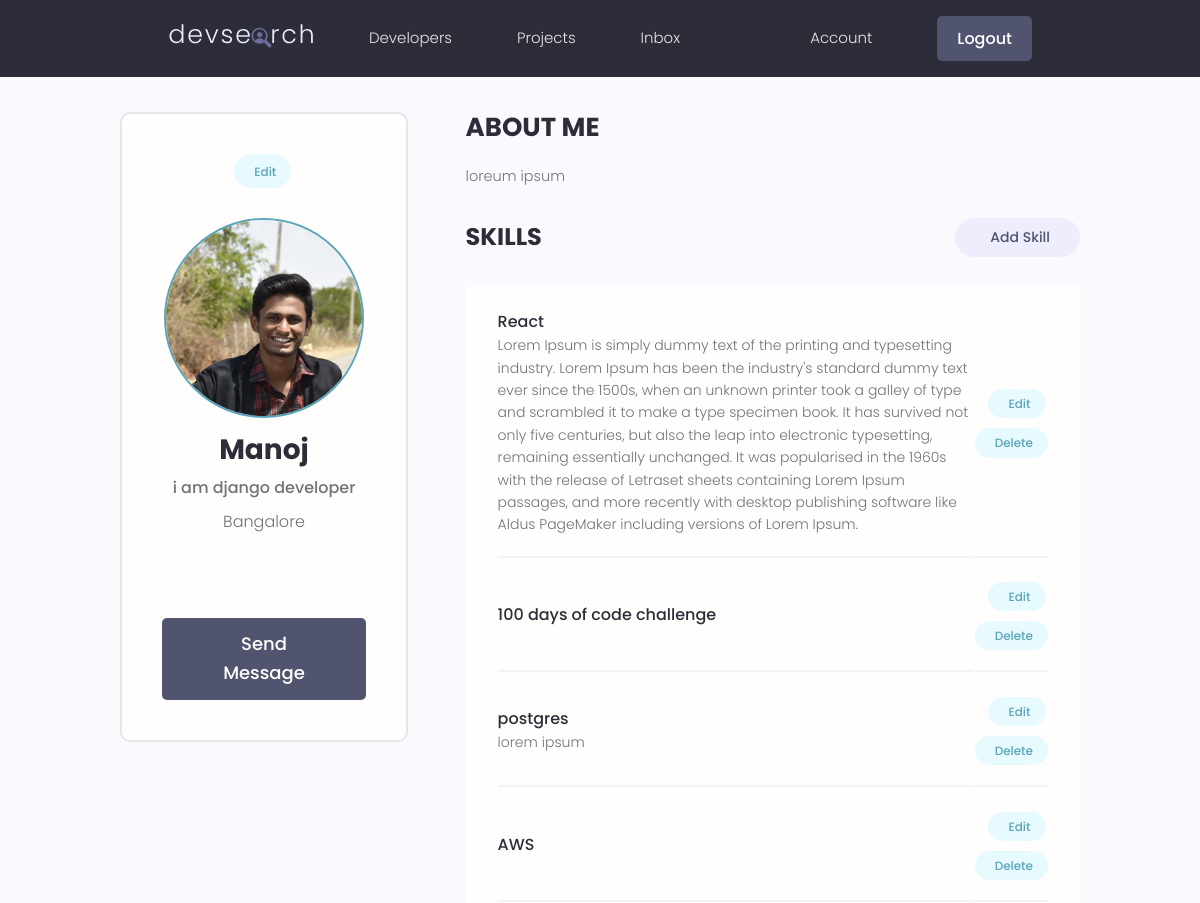
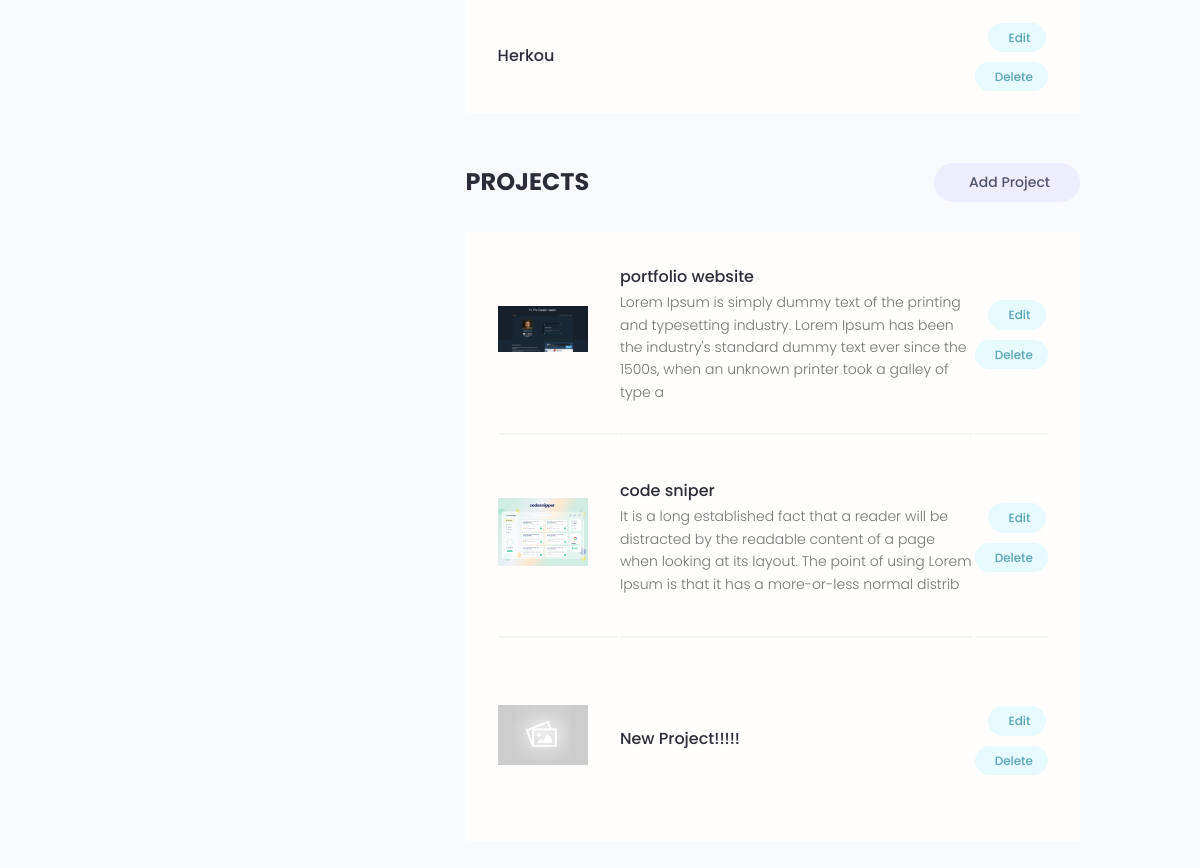
/accounts/ (signed in), run on the app's committed database (2 pictures, top to bottom).
### user/models.py (models this page shows, shortened)
class Profile(models.Model):
    user = models.OneToOneField(User, on_delete=models.CASCADE,null =True,blank=True)
    name = models.CharField(max_length=200, null=True,blank=True)
    username = models.CharField(max_length=200, null=True,blank=True)
    location = models.CharField(max_length=200, null=True,blank=True)
    email = models.EmailField(max_length=200,null=True,blank=True)
    short_intro = models.CharField(max_length=200, null=True,blank=True)
    bio = models.TextField(blank=True,null=True)
    profile_image = models.ImageField(null = True, blank= True, upload_to='profiles/',default='profiles/user-default.png')
    social_github = models.CharField(max_length=200, null=True,blank=True)
    social_twitter = models.CharField(max_length=200, null=True,blank=True)
    social_linkedin = models.CharField(max_length=200, null=True,blank=True)
    social_facebook = models.CharField(max_length=200, null=True,blank=True)
    social_youtube = models.CharField(max_length=200, null=True,blank=True)
    social_website = models.CharField(max_length=200, null=True,blank=True)
    created = models.DateField(auto_now_add=True)
    id = models.UUIDField(default = uuid.uuid4, unique=True, primary_key=True, editable=False)

class Skill(models.Model):
    owner = models.ForeignKey(Profile, on_delete=models.CASCADE,null=True,blank=True)
    name = models.CharField(max_length=200, null=True,blank=True)
    descripition = models.TextField(blank=True,null=True)
    created = models.DateField(auto_now_add=True)
    id = models.UUIDField(default = uuid.uuid4, unique=True, primary_key=True, editable=False)
    def __str__(self):
        return self.name

### projects/models.py (models this page shows, shortened)
class Project(models.Model):
    owner = models.ForeignKey(Profile,null=True,blank=True, on_delete=models.SET_NULL)
    title = models.CharField(max_length=200)
    descripition = models.TextField(null=True, blank=True)
    featured_image = models.ImageField(null=True,blank=True,default="default.jpg")
    demo_link = models.CharField(max_length=200, null=True, blank=True)
    source_link = models.CharField(max_length=200, null=True, blank=True)
    tags = models.ManyToManyField('Tag', blank=True)
    vote_total = models.IntegerField(default=0,null=True,blank=True)
    vote_ratio = models.IntegerField(default=0,null=True,blank=True)
    created = models.DateField(auto_now_add=True)
    id = models.UUIDField(default = uuid.uuid4, unique=True, primary_key=True, editable=False)

### user/views.py (the view)
# urls.py: path('accounts/', views.userAccount, name="account"),
@login_required(login_url='login')
def userAccount(request):
    profile = request.user.profile
    skills = profile.skill_set.all()
    projects = profile.project_set.all()
    context = {'profile':profile,'skills':skills,'projects': projects}
    return render(request, 'users/account.html',context)

### user/templates/users/account.html (shortened to what this page needs)
{% extends 'main.html' %}
{% load static %}
{% block content %}
  <main class="settingsPage profile my-md">
    <div class="container">
      <div class="layout">
        <div class="column column--1of3">
          <div class="card text-center">
            <div class="card__body dev">
              <a class="tag tag--pill tag--main settings__btn" href="{% url 'edit-account' %}"> Edit</a>
              <img class="avatar avatar--xl dev__avatar" src="{{profile.profile_image.url}}" />
              <h2 class="dev__name">{{profile.name}}</h2>
              <p class="dev__title">{{profile.short_intro}}</p>
              <p class="dev__location">{{profile.location}}</p>
              <ul class="dev__social">
              </ul>
              <a href="#" class="btn btn--sub btn--lg">Send Message </a>
            </div>
          </div>
        </div>
        <div class="column column--2of3">
          <div class="devInfo">
            <h3 class="devInfo__title">About Me</h3>
            <p class="devInfo__about">{{profile.bio}}</p>
          </div>
          <div class="settings">
            <h3 class="settings__title">Skills</h3>
            <a class="tag tag--pill tag--sub settings__btn tag--lg" href="{% url 'create-skill' %}"> Add Skill</a>
          </div>
          <table class="settings__table">
            <tr>
              {% for skill in skills %}
              <td class="settings__tableInfo">
                <h4>{{skill}}</h4>
                <p>{{skill.descripition}}</p>
              </td>
              <td class="settings__tableActions">
                <a class="tag tag--pill tag--main settings__btn" href="{% url 'update-skill' skill.id %}"> Edit</a>
                <a class="tag tag--pill tag--main settings__btn" href="{% url 'delete-skill' skill.id %}?next=/accounts">
                  Delete</a>
              </td>
            </tr>
            {% endfor %}
          </table>
          <div class="settings">
            <h3 class="settings__title">Projects</h3>
            <a class="tag tag--pill tag--sub settings__btn tag--lg" href="{% url 'create-project' %}"> Add Project</a>
          </div>
          <table class="settings__table">
            <tr>
              {% for project in projects %}
              <td class="settings__thumbnail">
                <a href="{% url 'project' project.id %}"><img src="{{project.featured_image.url}}" alt="Project Thumbnail" /></a>
              </td>
              <td class="settings__tableInfo">
                <a href="{% url 'project' project.id %}">{{project.title}}</a>
                <p>{{ project.descripition |slice:'200' }}</p>
              </td>
              <td class="settings__tableActions">
                <a class="tag tag--pill tag--main settings__btn" href="{% url 'update-project' project.id %}"> Edit</a>
                <a class="tag tag--pill tag--main settings__btn" href="{% url 'delete-project' project.id %}?next=/accounts">
                  Delete</a>
              </td>
            </tr>
            {% endfor %}
          </table>
        </div>
      </div>
    </div>
  </main>
{% endblock %}

### static/styles/app.css (style rules this page uses)
:root { --color-sub: #2d2d39; }
.btn--sub { background-color: var(--color-sub-light); }
.card { border: 2px solid var(--color-light); }
img { width: 100%; }
.profile .card > .dev { padding: 4rem; }
.dev__avatar { display: block; margin: auto; }
.dev__name { color: var(--color-sub); font-size: 2.8rem; font-weight: 700; margin-top: 1rem; margin-bottom: 0.5rem; }
.dev__title { font-size: 1.6rem; font-weight: 500; line-height: 1.3; }
.dev__location { margin-top: 1rem; }
.dev__social { margin: 3rem 0; list-style: none; display: flex; justify-content: center; gap: 1.5rem; }
.devInfo { margin-bottom: 3rem; }
.devInfo__title, .devInfo__subtitle { font-size: 2.6rem; color: var(--color-sub); text-transform: uppercase; font-weight: 700; margin-bottom: 1.5rem; }
.devInfo__about, .devSkill__info { font-size: 1.45rem; line-height: 1.7; text-align: justify; }
.settingsPage .dev > .settings__btn { display: inline-block; margin-bottom: 3rem; }
.settings { display: flex; justify-content: space-between; align-items: center; }
.settings__title { font-size: 2.4rem; text-transform: uppercase; font-weight: 700; color: var(--color-sub); }
.settings__table { margin-top: 3rem; margin-bottom: 5rem; padding: 0 3rem; background: var(--color-white); }
.settings__table tr { width: 100%; }
.settings__table tr > td { padding: 2rem 0; }
.settings__table tr:not(:last-child) td { border-bottom: 2px solid var(--color-white-light); }
.settings__thumbnail { width: 23%; min-width: 10rem; }
.settings__thumbnail img { padding-right: 3rem; height: 15rem; object-fit: contain; }
.settings__tableInfo { width: 100%; }
.settings__tableInfo h4, .settings__tableInfo a { padding-right: 1rem; width: auto; font-size: 1.6rem; font-weight: 500; color: var(--color-sub); }
.settings__tableInfo p { font-size: 1.4rem; }
.settings__tableActions { text-align: right; }

### static/uikit/styles/modules/_variables.css (style rules this page uses)
:root { --color-main: #5aa5b9; --color-main-light: #e6faff; --color-sub: #3f4156; --color-sub-light: #51546e; --color-sub-lighter: #ededfd; --color-text: #737373; --color-gray: #8b8b8b; --color-light: #e5e7eb; --color-light-gray: #767676; --color-bg: #f8fafd; --color-white: #fffefd; --color-white-light: #f3f3f3; --color-success: #359e64; --color-success-bg: #def8e8; --color-error: #fc4b0b; --color-error-bg: #fff2ee; --font-base: 'Poppins', arial, helvetica, 'Segoe UI', roboto, ubuntu, sans-serif; --font-monospace: 'Fira Code', 'Courier New', courier, monospace; --font-regular: 300; --font-medium: 500; --font-bold: 700; --generic-shadow: 1px 1px 5px #00000010; --generic-transition: all 0.3s ease-in-out; }

### static/uikit/styles/modules/_base.css (style rules this page uses)
* { margin: 0; padding: 0; box-sizing: border-box; text-rendering: optimizeLegibility; color: inherit; font-size: inherit; }
html { font-size: 50%; }
@media only screen and (min-width: 480px) { html { font-size: 56.25%; } }
@media only screen and (min-width: 1200px) { html { font-size: 62.5%; } }
body { line-height: 1.6; font-weight: 400; font-size: 1.5rem; color: var(--color-text); background-color: var(--color-bg); min-height: 100vh; }

### static/uikit/styles/modules/_typography.css (style rules this page uses)
* { font-family: var(--font-base); }
h2 { font-size: 3.6rem; font-weight: var(--font-bold); }
h3 { font-size: 3.2rem; font-weight: var(--font-medium); }
h4 { font-size: 2.8rem; font-weight: var(--font-medium); }
p, span, strong { font-size: 1.6rem; color: var(--color-text); font-weight: var(--font-regular); }
a { padding-bottom: 2px; text-decoration: none; display: inline-block; color: var(--color-main); font-weight: var(--font-medium); }

### static/uikit/styles/modules/_utilities.css (style rules this page uses)
.container { width: 92%; max-width: 165rem; margin: 0 auto; box-sizing: border-box; }
@media screen and (min-width: 1000px) { .container { width: 90%; } }
@media screen and (min-width: 1200px) { .container { width: 80%; } }
.text-center { text-align: center; }
.my-md { margin: 3rem auto; }

### static/uikit/styles/modules/_avatar.css (style rules this page uses)
.avatar { border-radius: 50%; border: 2px solid var(--color-main); object-fit: cover; }
.avatar--xl { height: 20rem; width: 20rem; }

### static/uikit/styles/modules/_card.css (style rules this page uses)
.card { border-radius: 1rem; background-color: var(--color-white); border: 1.5px solid var(--color-light); width: auto; height: auto; margin-top: 0.5rem; margin-bottom: 0.5rem; overflow: hidden; }
.card__body, .card__header { padding: 2rem 2.5rem; }

### static/uikit/styles/modules/_layout.css (style rules this page uses)
.layout { display: flex; flex-flow: row wrap; justify-content: space-between; }
.layout > .column { margin-bottom: 3rem; }
.layout > .column.column--1of3 { flex-basis: 30%; }
.layout > .column.column--2of3 { flex-basis: 64%; }

### data on the page
Profile: profile_image (picture), name "Manoj", short_intro "i am django developer", location "Bangalore", bio "loreum ipsum"
Skill: name "React", descripition "Lorem Ipsum is simply dummy text of the printing and typesetting industry. Lorem Ipsum has been the industry's standard dummy text ever since the 1500s, when an unknown printer took a galley of type and scrambled it to make a type specimen book. It has survived not only five centuries, but also the leap into electronic typesetting, remaining essentially unchanged. It was popularised in the 1960s with the release of Letraset sheets containing Lorem Ipsum passages, and more recently with desktop publishing software like Aldus PageMaker including versions of Lorem Ipsum."
Skill: name "100 days of code challenge"
Skill: name "postgres", descripition "lorem ipsum"
Skill: name "AWS"
Skill: name "Herkou"
Project: featured_image (picture), title "portfolio website", descripition "Lorem Ipsum is simply dummy text of the printing and typesetting industry. Lorem Ipsum has been the industry's standard dummy text ever since the 1500s, when an unknown printer took a galley of type a"
Project: featured_image (picture), title "code sniper", descripition "It is a long established fact that a reader will be distracted by the readable content of a page when looking at its layout. The point of using Lorem Ipsum is that it has a more-or-less normal distrib"
Project: featured_image (placeholder picture), title "New Project!!!!!"
